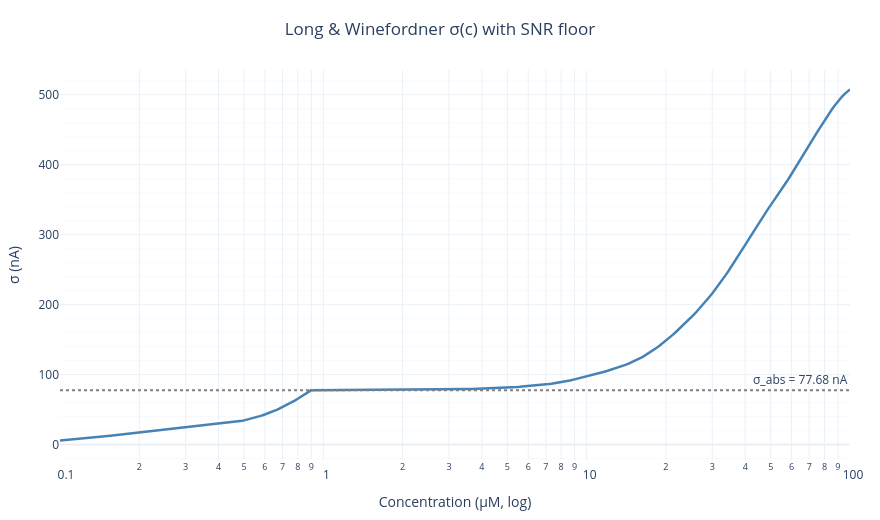

Notebook code for this chart:
### Markdown cell above
---
## 4 · Empirical Noise Model (Long & Winefordner)

Initial, am incercat Lorentzian pentru sigma(c), o formula care amplifica zgomotul la concentratii mici

$$\sigma_{\text{Lor}}(c) = \sigma_0 \cdot \left(1 + \frac{B-1}{1+(c/c_{\text{knee}})^2}\right)$$

Problema:
Cu boost B=3 și c_knee=2.5 µM, rezulta $\sigma(0.1) \approx 3\,\sigma_0 = 3$ nA. Sigma real e in general doar 0.3–0.7 nA. Asta inseamna ca semnalele sintetice sunt generate cu zgomot de 4-10x mai mare decat ce ar fi in realitate, deci peak ul e ingropat in zgomot si semnalul nu mai ajuta.

Fix:
Am ajustat un model fizic, luand in considerare variance ul de la replicatele reale. 

Long & Winefordner (1983) arată că pentru instrumente analitice, variance-ul zgomotului urmează un model combinat absolut-relativ:

$$\sigma(c)^2 = \sigma_{\text{abs}}^2 + (\text{RSD} \cdot I_p(c))^2$$

Unde:
- $\sigma_{\text{abs}}$ = zgomotul de instrument (floor absolut, independent de semnal)
- $\text{RSD}$ = deviația standard relativă (proporțional cu amplitudinea semnalului)

Asta se ajusteaza printr-o regresie liniara simpla a $\sigma^2$ vs $I_p^2$ pe toate replicatele.

**SNR floor:** Am adaugat ulterior o constrangere pentru sigma, sa nu poata depăși $I_p(c) / 3$, adică SNR minim = 3. Fără asta, la concentrații foarte mici unde $I_p$ e mic, chiar și sigma L&W ar putea ingropa peak-ul.

Referință: Long & Winefordner (1983) *Anal. Chem.* 55(7):712A–724A.

### Code cell
def fit_long_winefordner_noise_model(signal_matrix, baseline, concentrations,
                                      anchor_concs, potential_grid):
    """
    Fit σ² = σ_abs² + (RSD·Ip)² by linear regression of σ² vs Ip².
    Returns (sigma_abs_uA, rsd_relative, r_squared).
    """
    means, stds = [], []
    for anchor_conc in anchor_concs:
        replicate_indices = [i for i, conc in enumerate(concentrations) if conc == anchor_conc]
        if len(replicate_indices) < 2:
            continue
        peak_current_replicates = []
        for idx in replicate_indices:
            I = signal_matrix[:, idx] - baseline
            pk = Peak(potential_grid, savgol_filter(I, 5, 3))
            peak_current_replicates.append(pk.Ip)
        means.append(np.mean(peak_current_replicates))
        stds.append(np.std(peak_current_replicates, ddof=1))
    means, stds = np.array(means), np.array(stds)
    slope, intercept, r, *_ = linregress(means**2, stds**2)
    sigma_abs = np.sqrt(max(intercept, 0.0))
    rsd       = np.sqrt(max(slope,     0.0))
    return sigma_abs, rsd, r**2


SIGMA_ABS_uA, RSD_RELATIVE, NOISE_FIT_R2 = fit_long_winefordner_noise_model(
    raw_signal_matrix_uA, blank_baseline_current_uA,
    CONCENTRATIONS, ANCHOR_CONCENTRATIONS, potential_grid_V,
)

print(f'Long & Winefordner noise fit:')
print(f'  σ_abs = {SIGMA_ABS_uA*1e3:.4f} nA')
print(f'  RSD   = {RSD_RELATIVE*100:.3f} %')
print(f'  R²    = {NOISE_FIT_R2:.4f}')

# Hard SNR floor: synthetic signals must have peak-SNR ≥ SNR_FLOOR
SNR_FLOOR = 3.0  # minimum acceptable peak SNR

def lw_noise_sigma(c: float) -> float:
    """
    Long & Winefordner noise σ at concentration c, with SNR floor.

    The SNR floor prevents σ from exceeding Ip(c) / SNR_FLOOR,
    ensuring the augmented signal has a detectable peak.
    """
    Ip_c = float(pchip_Ip(c))
    sigma = np.sqrt(SIGMA_ABS_uA**2 + (RSD_RELATIVE * Ip_c)**2)
    sigma_max = Ip_c / SNR_FLOOR  # hard SNR ceiling on noise
    return float(min(sigma, sigma_max))

# ---- GRAPH ----
# Visualise L&W σ across the full range
concentration_vis_array = np.logspace(np.log10(0.1), np.log10(100), 300)
sigma_lw  = np.array([lw_noise_sigma(c) for c in concentration_vis_array]) * 1e3

fig_noise = go.Figure()
fig_noise.add_trace(go.Scatter(
    x=concentration_vis_array, y=sigma_lw, mode='lines', name='L&W σ (empirical, with SNR floor)',
    line=dict(color='steelblue', width=2.5)))
fig_noise.add_hline(
    y=SIGMA_ABS_uA*1e3, line=dict(color='gray', dash='dot'),
    annotation_text=f'σ_abs = {SIGMA_ABS_uA*1e3:.2f} nA')
fig_noise.update_xaxes(type='log')
apply_default_plotly_layout(
    fig_noise, 'Long & Winefordner σ(c) with SNR floor',
    xaxis_title='Concentration (µM, log)', yaxis_title='σ (nA)')
fig_noise.show()

# Per-anchor SNR table
print(f"\n{'Anchor (µM)':>12}  {'Ip (µA)':>8}  {'σ_LW (nA)':>10}  {'SNR':>6}")
print('-' * 44)
for c in ANCHOR_CONCENTRATIONS:
    Ip = float(pchip_Ip(c))
    s  = lw_noise_sigma(c) * 1e3
    print(f'{c:>12}  {Ip:>8.4f}  {s:>10.3f}  {Ip/(s*1e-3):>6.1f}')

### Figure 1 — Plotly figure (JSON) as saved in the notebook; plotly's stock layout.template omitted (floating-point values rounded to 4 significant figures; data arrays with more than 128 entries replaced by an {"elided": "..."} marker saying what was removed)
{"data": [{"line": {"color": "steelblue", "width": 2.5}, "mode": "lines", "name": "L&W σ (empirical, with SNR floor)", "type": "scatter", "x": {"elided": "300 float values"}, "y": {"elided": "300 float values"}}], "layout": {"annotations": [{"showarrow": false, "text": "σ_abs = 77.68 nA", "x": 1, "xanchor": "right", "xref": "x domain", "y": 77.68, "yanchor": "bottom", "yref": "y"}], "height": 520, "legend": {"orientation": "h", "x": 1, "xanchor": "right", "y": 1.02, "yanchor": "bottom"}, "margin": {"b": 50, "l": 60, "r": 30, "t": 70}, "shapes": [{"line": {"color": "gray", "dash": "dot"}, "type": "line", "x0": 0, "x1": 1, "xref": "x domain", "y0": 77.68, "y1": 77.68, "yref": "y"}], "title": {"text": "Long & Winefordner σ(c) with SNR floor", "x": 0.5, "xanchor": "center"}, "width": 880, "xaxis": {"minor": {"showgrid": true}, "showgrid": true, "title": {"text": "Concentration (µM, log)"}, "type": "log"}, "yaxis": {"minor": {"showgrid": true}, "showgrid": true, "title": {"text": "σ (nA)"}}}}
